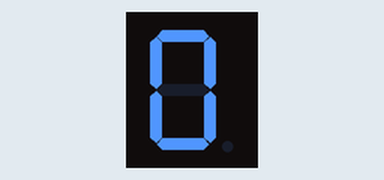
This sketch was run on a simulated Arduino Uno, built with avr-gcc and run on an emulated ATmega328P. Parts: 1-digit seven-segment display. Wiring (inferred from the names in the program): 1-digit 7-segment display, segments lit when LOW: segments pin 3, pin 4, pin 5, pin 6, pin 7, pin 8, pin 9. The segment pins are drawn as the display they are named for.

Above: at 0.1 s.
At 1.1 s:
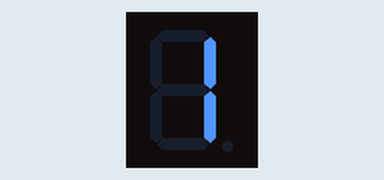

Measured:
- what the display in image 1 shows lasts 1.0 s, from 1.0 s to 2.0 s

The sketch:

sevenSegment.ino
```cpp
int segment[]={3,4,5,6,7,8,9};
int zero[]={ 0,0,0,0,0,0,1} , one[]={ 1,0,0,1,1,1,1};;
void setup() {
  for (int i=0 ;i<7; i++ ){
    pinMode(segment[i],OUTPUT);
    digitalWrite(segment[i],HIGH);
  }
}
void loop() {
  for (int i=0 ;i<7; i++ ) digitalWrite(segment[i],zero[i]);
  delay(1000);
  for (int i=0 ;i<7; i++ ) digitalWrite(segment[i],one[i]);
  delay(1000);
}
```
